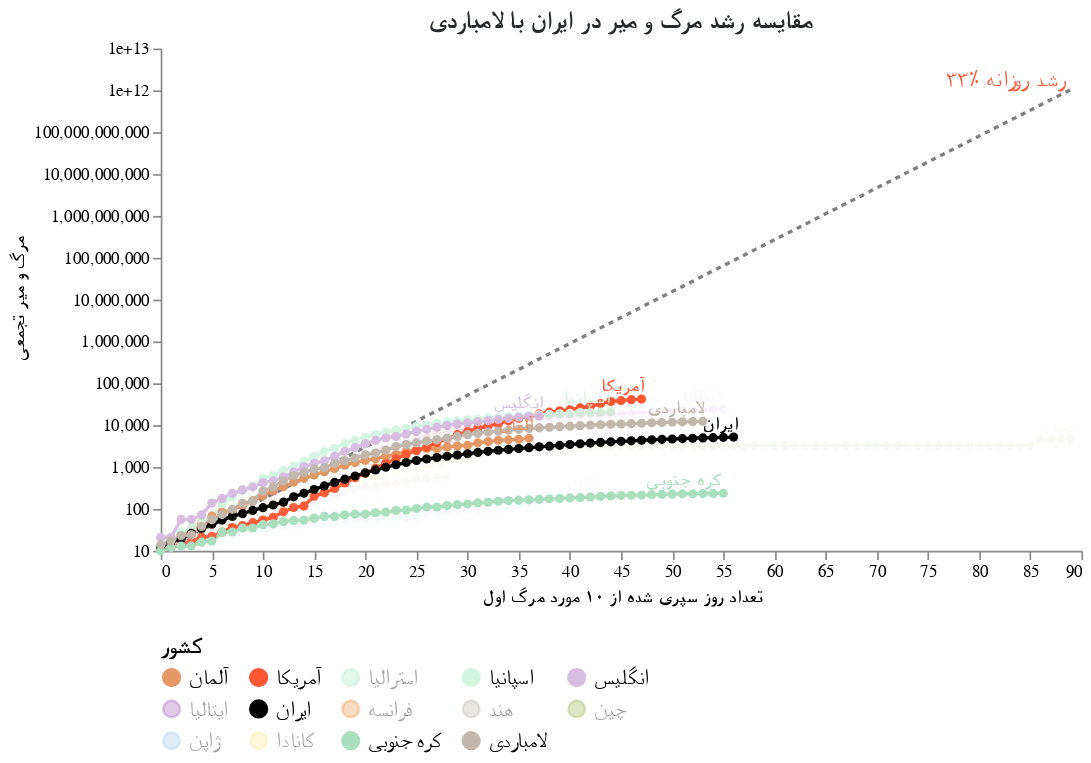

The cell this chart's notebook holds for it:
### Markdown cell above
## در لامباردی چه گذشت؟

لومباردی ، منطقه ایی در ایتالیا با تنها ۱۰ میلیون نفر جمعیت ، دارای مرگ و میر بیش از ۴۰۰۰ تن به دلیل کووید ۱۹ است. لومباردی در بالاترین میزان مرگ و میر روزانه خود ، در یک روز ۵۴۶ کشته برجای گذاشت. این نشان می دهد که ویروس حتی در مقیاس جمعیتی کوچک ، احتمالاً به دلیل خدمات مراقبت های بهداشتی اندک میتواند میزان مرگ و میر بالایی داشته باشد.

ایران در مقایسه با لمباردی کجا ایستاده است؟

### Code cell
#hide_input
chart5 = make_since_chart(['انگلیس','ایران',  'آمریکا', 'اسپانیا', 'آلمان', 'کره جنوبی'], ['لامباردی'])
chart5

### Figure 1 — Vega-Lite specification as saved in the notebook (floating-point values rounded to 4 significant figures; data arrays with more than 128 entries replaced by an {"elided": "..."} marker saying what was removed)
{"config": {"view": {"continuousWidth": 400, "continuousHeight": 300, "strokeOpacity": 0}, "axis": {"grid": false}, "title": {"color": "#24292e", "font": "Tahoma", "fontSize": 15}}, "layer": [{"mark": {"type": "line", "color": "black", "opacity": 0.5, "strokeDash": [3, 3]}, "encoding": {"x": {"type": "quantitative", "field": "Days since 10th death"}, "y": {"type": "quantitative", "field": "Confirmed Cases"}}}, {"mark": {"type": "text", "align": "right", "color": "#FF5733", "dy": -6, "fontSize": 14, "text": "۳۳٪ رشد روزانه"}, "encoding": {"x": {"type": "quantitative", "field": "Days since 10th death"}, "y": {"type": "quantitative", "field": "Confirmed Cases"}}, "transform": [{"filter": "(datum['Days since 10th death'] >= 89)"}]}, {"data": {"name": "data-282b729381de40ebe7aa89201eccb997"}, "mark": {"type": "line", "point": true}, "encoding": {"color": {"type": "nominal", "field": "Country", "legend": {"columns": 5, "labelFont": "Tahoma", "labelFontSize": 13, "orient": "bottom", "symbolLimit": 100, "title": "کشور", "titleFont": "Tahoma", "titleFontSize": 14}, "scale": {"domain": ["آلمان", "آمریکا", "استرالیا", "اسپانیا", "انگلیس", "ایتالیا", "ایران", "فرانسه", "هند", "چین", "ژاپن", "کانادا", "کره جنوبی", "لامباردی"], "range": ["#E59866", "#FF5733", "#ABEBC6", "#D5F5E3", "#D7BDE2", "#A569BD", "black", "#EB984E", "#C1B7AD", "#A1BA59", "#A9CCE3", "#F9E79F", "#A9DFBF", "#C1B7AD"]}}, "opacity": {"condition": {"value": 1, "selection": "selector002"}, "value": 0.05}, "tooltip": [{"type": "nominal", "field": "Country"}, {"type": "temporal", "field": "Date"}, {"type": "quantitative", "field": "Confirmed Cases"}, {"type": "quantitative", "field": "Days since 10th death"}], "x": {"type": "quantitative", "axis": {"title": "تعداد روز سپری شده از ۱۰ مورد مرگ اول", "titleFont": "Tahoma"}, "field": "Days since 10th death"}, "y": {"type": "quantitative", "axis": {"title": "مرگ و میر تجمعی", "titleFont": "Tahoma"}, "field": "Confirmed Cases", "scale": {"type": "log"}}}, "selection": {"selector002": {"type": "multi", "fields": ["Country"], "bind": "legend", "init": [{"Country": "انگلیس"}, {"Country": "ایران"}, {"Country": "آمریکا"}, {"Country": "اسپانیا"}, {"Country": "آلمان"}, {"Country": "کره جنوبی"}, {"Country": "لامباردی"}]}}, "width": 550}, {"data": {"name": "data-282b729381de40ebe7aa89201eccb997"}, "mark": {"type": "text", "align": "right", "dy": -8, "fontWeight": "bold"}, "encoding": {"color": {"type": "nominal", "field": "Country", "legend": {"columns": 5, "labelFont": "Tahoma", "labelFontSize": 13, "orient": "bottom", "symbolLimit": 100, "title": "کشور", "titleFont": "Tahoma", "titleFontSize": 14}, "scale": {"domain": ["آلمان", "آمریکا", "استرالیا", "اسپانیا", "انگلیس", "ایتالیا", "ایران", "فرانسه", "هند", "چین", "ژاپن", "کانادا", "کره جنوبی", "لامباردی"], "range": ["#E59866", "#FF5733", "#ABEBC6", "#D5F5E3", "#D7BDE2", "#A569BD", "black", "#EB984E", "#C1B7AD", "#A1BA59", "#A9CCE3", "#F9E79F", "#A9DFBF", "#C1B7AD"]}}, "opacity": {"condition": {"value": 1, "selection": "selector002"}, "value": 0.05}, "text": {"type": "nominal", "field": "Country"}, "tooltip": [{"type": "nominal", "field": "Country"}, {"type": "temporal", "field": "Date"}, {"type": "quantitative", "field": "Confirmed Cases"}, {"type": "quantitative", "field": "Days since 10th death"}], "x": {"type": "quantitative", "axis": {"title": "تعداد روز سپری شده از ۱۰ مورد مرگ اول", "titleFont": "Tahoma"}, "field": "Days since 10th death"}, "y": {"type": "quantitative", "axis": {"title": "مرگ و میر تجمعی", "titleFont": "Tahoma"}, "field": "Confirmed Cases", "scale": {"type": "log"}}}, "transform": [{"filter": "(datum['Date'] >= 1587340800000)"}], "width": 550}], "data": {"name": "data-7324c0d4ef52cdada33f7770975f85d3"}, "title": "مقایسه رشد مرگ و میر در ایران با لامباردی", "$schema": "https://vega.github.io/schema/vega-lite/v4.8.1.json", "datasets": {"data-7324c0d4ef52cdada33f7770975f85d3": [{"Days since 10th death": 0, "Confirmed Cases": 10.0}, {"Days since 10th death": 1, "Confirmed Cases": 13.3}, {"Days since 10th death": 2, "Confirmed Cases": 17.69}, {"Days since 10th death": 3, "Confirmed Cases": 23.53}, {"Days since 10th death": 4, "Confirmed Cases": 31.29}, {"Days since 10th death": 5, "Confirmed Cases": 41.62}, {"Days since 10th death": 6, "Confirmed Cases": 55.35}, {"Days since 10th death": 7, "Confirmed Cases": 73.61}, {"Days since 10th death": 8, "Confirmed Cases": 97.91}, {"Days since 10th death": 9, "Confirmed Cases": 130.2}, {"Days since 10th death": 10, "Confirmed Cases": 173.2}, {"Days since 10th death": 11, "Confirmed Cases": 230.3}, {"Days since 10th death": 12, "Confirmed Cases": 306.4}, {"Days since 10th death": 13, "Confirmed Cases": 407.4}, {"Days since 10th death": 14, "Confirmed Cases": 541.9}, {"Days since 10th death": 15, "Confirmed Cases": 720.7}, {"Days since 10th death": 16, "Confirmed Cases": 958.6}, {"Days since 10th death": 17, "Confirmed Cases": 1275.0}, {"Days since 10th death": 18, "Confirmed Cases": 1696.0}, {"Days since 10th death": 19, "Confirmed Cases": 2255.0}, {"Days since 10th death": 20, "Confirmed Cases": 2999.0}, {"Days since 10th death": 21, "Confirmed Cases": 3989.0}, {"Days since 10th death": 22, "Confirmed Cases": 5306.0}, {"Days since 10th death": 23, "Confirmed Cases": 7056.0}, {"Days since 10th death": 24, "Confirmed Cases": 9385.0}, {"Days since 10th death": 25, "Confirmed Cases": 12480.0}, {"Days since 10th death": 26, "Confirmed Cases": 16600.0}, {"Days since 10th death": 27, "Confirmed Cases": 22080.0}, {"Days since 10th death": 28, "Confirmed Cases": 29370.0}, {"Days since 10th death": 29, "Confirmed Cases": 39060.0}, {"Days since 10th death": 30, "Confirmed Cases": 51950.0}, {"Days since 10th death": 31, "Confirmed Cases": 69090.0}, {"Days since 10th death": 32, "Confirmed Cases": 91890.0}, {"Days since 10th death": 33, "Confirmed Cases": 122200.0}, {"Days since 10th death": 34, "Confirmed Cases": 162500.0}, {"Days since 10th death": 35, "Confirmed Cases": 216200.0}, {"Days since 10th death": 36, "Confirmed Cases": 287500.0}, {"Days since 10th death": 37, "Confirmed Cases": 382400.0}, {"Days since 10th death": 38, "Confirmed Cases": 508600.0}, {"Days since 10th death": 39, "Confirmed Cases": 676400.0}, {"Days since 10th death": 40, "Confirmed Cases": 899600.0}, {"Days since 10th death": 41, "Confirmed Cases": 1197000.0}, {"Days since 10th death": 42, "Confirmed Cases": 1591000.0}, {"Days since 10th death": 43, "Confirmed Cases": 2117000.0}, {"Days since 10th death": 44, "Confirmed Cases": 2815000.0}, {"Days since 10th death": 45, "Confirmed Cases": 3744000.0}, {"Days since 10th death": 46, "Confirmed Cases": 4979000.0}, {"Days since 10th death": 47, "Confirmed Cases": 6623000.0}, {"Days since 10th death": 48, "Confirmed Cases": 8808000.0}, {"Days since 10th death": 49, "Confirmed Cases": 11710000.0}, {"Days since 10th death": 50, "Confirmed Cases": 15580000.0}, {"Days since 10th death": 51, "Confirmed Cases": 20720000.0}, {"Days since 10th death": 52, "Confirmed Cases": 27560000.0}, {"Days since 10th death": 53, "Confirmed Cases": 36660000.0}, {"Days since 10th death": 54, "Confirmed Cases": 48750000.0}, {"Days since 10th death": 55, "Confirmed Cases": 64840000.0}, {"Days since 10th death": 56, "Confirmed Cases": 86240000.0}, {"Days since 10th death": 57, "Confirmed Cases": 114700000.0}, {"Days since 10th death": 58, "Confirmed Cases": 152500000.0}, {"Days since 10th death": 59, "Confirmed Cases": 202900000.0}, {"Days since 10th death": 60, "Confirmed Cases": 269800000.0}, {"Days since 10th death": 61, "Confirmed Cases": 358900000.0}, {"Days since 10th death": 62, "Confirmed Cases": 477300000.0}, {"Days since 10th death": 63, "Confirmed Cases": 634800000.0}, {"Days since 10th death": 64, "Confirmed Cases": 844300000.0}, {"Days since 10th death": 65, "Confirmed Cases": 1123000000.0}, {"Days since 10th death": 66, "Confirmed Cases": 1494000000.0}, {"Days since 10th death": 67, "Confirmed Cases": 1986000000.0}, {"Days since 10th death": 68, "Confirmed Cases": 2642000000.0}, {"Days since 10th death": 69, "Confirmed Cases": 3514000000.0}, {"Days since 10th death": 70, "Confirmed Cases": 4673000000.0}, {"Days since 10th death": 71, "Confirmed Cases": 6215000000.0}, {"Days since 10th death": 72, "Confirmed Cases": 8266000000.0}, {"Days since 10th death": 73, "Confirmed Cases": 10990000000.0}, {"Days since 10th death": 74, "Confirmed Cases": 14620000000.0}, {"Days since 10th death": 75, "Confirmed Cases": 19450000000.0}, {"Days since 10th death": 76, "Confirmed Cases": 25870000000.0}, {"Days since 10th death": 77, "Confirmed Cases": 34400000000.0}, {"Days since 10th death": 78, "Confirmed Cases": 45750000000.0}, {"Days since 10th death": 79, "Confirmed Cases": 60850000000.0}, {"Days since 10th death": 80, "Confirmed Cases": 80930000000.0}, {"Days since 10th death": 81, "Confirmed Cases": 107600000000.0}, {"Days since 10th death": 82, "Confirmed Cases": 143200000000.0}, {"Days since 10th death": 83, "Confirmed Cases": 190400000000.0}, {"Days since 10th death": 84, "Confirmed Cases": 253200000000.0}, {"Days since 10th death": 85, "Confirmed Cases": 336800000000.0}, {"Days since 10th death": 86, "Confirmed Cases": 448000000000.0}, {"Days since 10th death": 87, "Confirmed Cases": 595800000000.0}, {"Days since 10th death": 88, "Confirmed Cases": 792400000000.0}, {"Days since 10th death": 89, "Confirmed Cases": 1054000000000.0}], "data-282b729381de40ebe7aa89201eccb997": {"elided": "656 records"}}}
